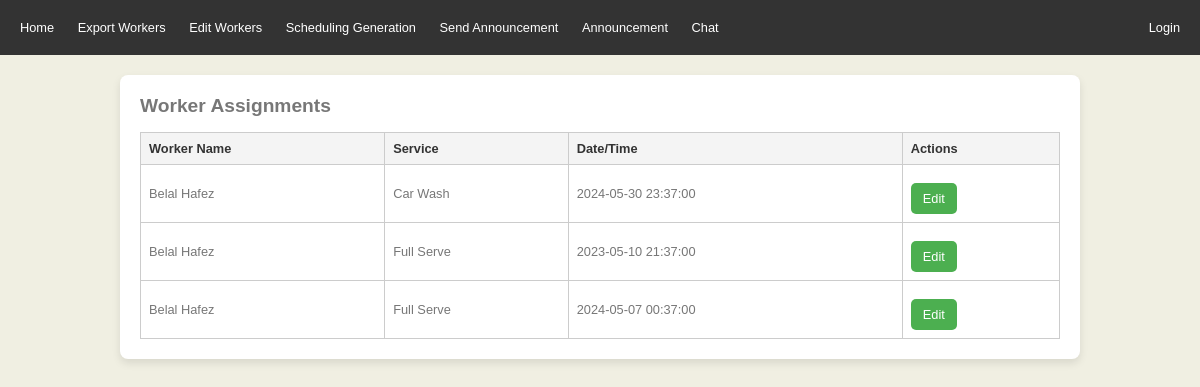
The page /Edit_Workers.php on the database its author committed.
### tables this page shows
CREATE TABLE IF NOT EXISTS `tasks` (
  `id` int(11) NOT NULL AUTO_INCREMENT,
  `user_id` int(11) DEFAULT NULL,
  `service_id` int(11) DEFAULT NULL,
  `date_time` datetime DEFAULT NULL,
  PRIMARY KEY (`id`),
  KEY `user_id` (`user_id`),
  KEY `service_id` (`service_id`)
);

CREATE TABLE IF NOT EXISTS `users` (
  `id` int(11) NOT NULL AUTO_INCREMENT,
  `firstName` text NOT NULL,
  `lastName` text NOT NULL,
  `email` text NOT NULL,
  `password` text NOT NULL,
  `is_admin` tinyint(4) NOT NULL DEFAULT '0',
  PRIMARY KEY (`id`)
);

CREATE TABLE IF NOT EXISTS `services` (
  `id` int(11) NOT NULL AUTO_INCREMENT,
  `name` varchar(255) NOT NULL,
  `description` text,
  PRIMARY KEY (`id`)
);

### Edit_Workers.php (the view, shortened to what this page needs)
<?php
include('header.php');
require_once('db.php');
$sql = "SELECT tasks.id, users.firstName, users.lastName, services.name as serviceName, tasks.date_time
        FROM tasks
        JOIN users ON tasks.user_id = users.id
        JOIN services ON tasks.service_id = services.id";
$result = $connection->query($sql);
?>
<div class="form-container">
    <h2>Worker Assignments</h2>
    <table>
        <thead>
            <tr>
                <th>Worker Name</th>
                <th>Service</th>
                <th>Date/Time</th>
                <th>Actions</th>
            </tr>
        </thead>
        <tbody>
            <?php while ($row = $result->fetch_assoc()) { ?>
                <tr>
                    <td><?php echo $row['firstName'] . ' ' . $row['lastName']; ?></td>
                    <td><?php echo $row['serviceName']; ?></td>
                    <td><?php echo $row['date_time']; ?></td>
                    <td>
                        <a href="?edit_id=<?php echo $row['id']; ?>" class="button-link">Edit</a>
                    </td>
                </tr>
            <?php } ?>
        </tbody>
    </table>
</div>
<?php include('footer.php'); ?>

### css.css (style rules this page uses)
* { box-sizing: border-box; margin: 0; border: 0; padding: 0; text-decoration: none; list-style-type: none; }
body { font: normal 0.8em 'trebuchet ms', arial, sans-serif; background: #F0EFE2; color: #777; }
.form-container { background-color: #fff; padding: 20px; border-radius: 8px; box-shadow: 0 2px 4px rgba(0, 0, 0, 0.1); margin: 10px auto; }
.button-link { background-color: #4CAF50; color: white; padding: 8px 12px; border-radius: 5px; text-decoration: none; display: inline-block; margin-top: 10px; }
.form-container { width: 80%; margin: 20px auto; padding: 20px; background-color: #fff; border-radius: 8px; box-shadow: 0 4px 8px rgba(0, 0, 0, 0.1); }
.form-container table { width: 100%; border-collapse: collapse; margin-top: 15px; }
.form-container th, .form-container td { border: 1px solid #ccc; padding: 8px; text-align: left; }
.form-container th { background-color: #f4f4f4; color: #333; }

### rows shown on the page
tasks: user.firstName "Belal", user.lastName "Hafez", service.name "Car Wash", date_time "2024-05-30 23:37:00"
tasks: user.firstName "Belal", user.lastName "Hafez", service.name "Full Serve", date_time "2023-05-10 21:37:00"
tasks: user.firstName "Belal", user.lastName "Hafez", service.name "Full Serve", date_time "2024-05-07 00:37:00"
